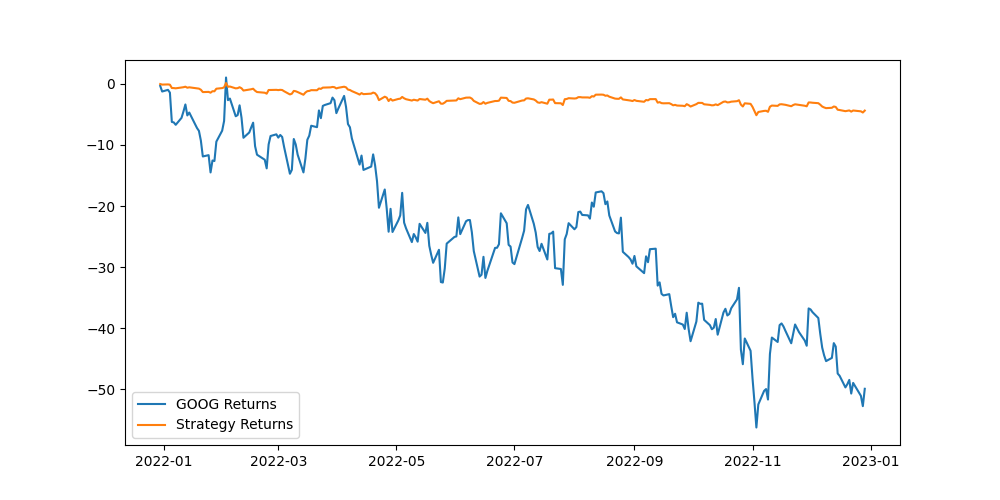

Source code (Python):
import pandas as pd
import numpy as np
import matplotlib.pyplot as plt
from sklearn.model_selection import train_test_split

from pandas_datareader import data


def create_classification_trading_condition(df):
    df['Open-Close'] = df.Open - df.Close
    df['High-Low'] = df.High - df.Low
    df = df.dropna()
    X = df[['Open-Close', 'High-Low']]
    Y = np.where(df['Close'].shift(-1) > df['Close'], 1, -1)
    return (df, X, Y)

def create_regression_trading_condition(df):
    df['Open-Close'] = df.Open - df.Close
    df['High-Low'] = df.High - df.Low
    df['Target'] = df['Close'].shift(-1) - df['Close']
    df = df.dropna()
    X = df[['Open-Close', 'High-Low']]
    Y = df[['Target']]
    return (df, X, Y)

def create_train_split_group(X, Y, split_ratio=0.8):
    return train_test_split(X, Y, shuffle=False, train_size=split_ratio)

import yfinance as yf
start_date = '2018-01-01'
end_date = '2023-01-01'
google_data_frame = yf.download('GOOG', start = start_date, end = end_date)

google_data_frame, X, Y = create_regression_trading_condition(google_data_frame)

X_train,X_test,Y_train,Y_test=create_train_split_group(X,Y,split_ratio=0.8)

from sklearn import linear_model

# Fit the model
ridge = linear_model.Ridge(alpha=10000)
ridge.fit(X_train, Y_train)

# The coefficients
print('Coefficients: \n', ridge.coef_)

google_data_frame['Predicted_Signal'] = ridge.predict(X)
google_data_frame['GOOG_Returns'] = np.log(
    google_data_frame['Close'] / google_data_frame['Close'].shift(1))

print(google_data_frame.head())
def calculate_return(df, split_value, symbol):
    cum_goog_return = df[split_value:]['%s_Returns' % symbol].cumsum() * 100
    df['Strategy_Returns'] = df['%s_Returns' %
                                symbol] * df['Predicted_Signal'].shift(1)
    return cum_goog_return


def calculate_strategy_return(df, split_value, symbol):
    cum_strategy_return = df[split_value:]['Strategy_Returns'].cumsum() * 100
    return cum_strategy_return


cum_goog_return = calculate_return(
    google_data_frame, split_value=len(X_train), symbol='GOOG')
cum_strategy_return = calculate_strategy_return(
    google_data_frame, split_value=len(X_train), symbol='GOOG')


def plot_shart(cum_symbol_return, cum_strategy_return, symbol):
    plt.figure(figsize=(10, 5))
    plt.plot(cum_symbol_return, label='%s Returns' % symbol)
    plt.plot(cum_strategy_return, label='Strategy Returns')
    plt.legend()
    plt.show()

plot_shart(cum_goog_return, cum_strategy_return, symbol='GOOG')


def sharpe_ratio(symbol_returns, strategy_returns):
    strategy_std = strategy_returns.std()
    sharpe = (strategy_returns - symbol_returns) / strategy_std
    return sharpe.mean()


print(sharpe_ratio(cum_strategy_return, cum_goog_return))

from sklearn.metrics import mean_squared_error, r2_score

# The mean squared error
print("Mean squared error: %.2f"
      % mean_squared_error(Y_train, ridge.predict(X_train)))
# Explained variance score: 1 is perfect prediction
print('Variance score: %.2f' % r2_score(Y_train, ridge.predict(X_train)))

# The mean squared error
print("Mean squared error: %.2f"
      % mean_squared_error(Y_test, ridge.predict(X_test)))
# Explained variance score: 1 is perfect prediction
print('Variance score: %.2f' % r2_score(Y_test, ridge.predict(X_test)))
